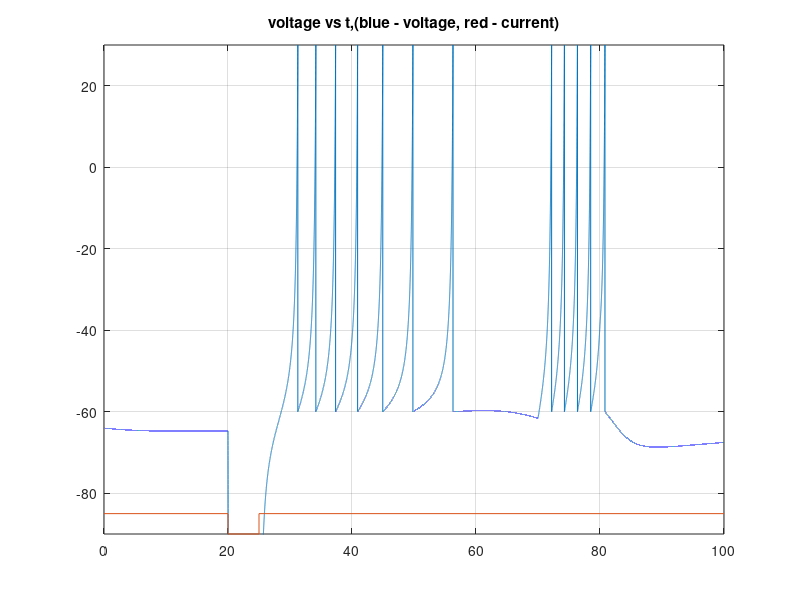

MATLAB code for this plot:
% for i=-5:1:5
% a=0.5; b=0.5; c=-52;  d=0; % for early spike, but premature spike also hapen
 a=0.03; b=0.25; c=-60;  d=0; % original in paper for rebound burst
% a=0.03; b=0.25; c=-52;  d=0;
% a=0.03; b=0.25; c=-52; d=0;
 V=-64;  u=b*V;
    VV=[];  uu=[];
    tau = 0.001;  tspan = 0:tau:100;
    T1=20;
    for t=tspan
        if (t>T1) & (t < T1+5) 
            I=-1200;
        elseif (t >= 70) & (t <=80)
            I=10;
        else
            I=0;
        end;
        V = V + tau*(0.04*V^2+5*V+140-u+I);
        u = u + tau*a*(b*V-u);
        if V > 30
            VV(end+1)=30;
            V = c;
            u = u + d;
        else
            VV(end+1)=V;
        end;
        uu(end+1)=u;
    end;
    figure(floor(100+1))
            plot(tspan,VV,[0 T1 T1 (T1+5) (T1+5) max(tspan)],-85+[0 0 -5 -5 0 0]);
            axis([0 max(tspan) -90 30])
            title('voltage vs t,(blue - voltage, red - current)')
    grid
% end
